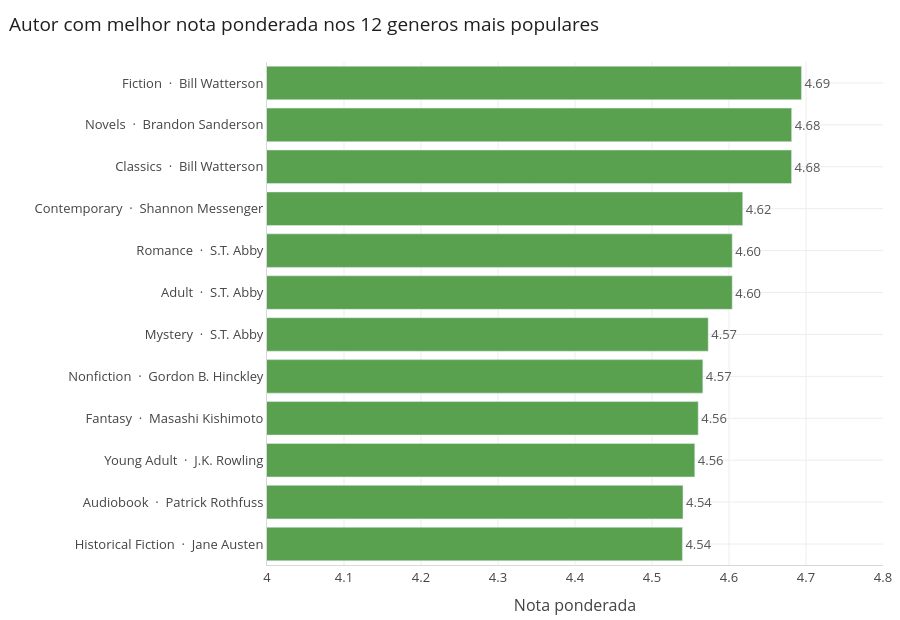

The notebook cell saved with this chart:
### Code cell
autores_plot = top_authors.sort_values("nota_ponderada").copy()
autores_plot["autor"] = autores_plot["author"].str.replace(r"\s*\(Goodreads Author\)", "", regex=True)
autores_plot["label"] = autores_plot["genres"] + "  ·  " + autores_plot["autor"].str.slice(0, 30)

fig = registrar(estilo(px.bar(
    autores_plot, x="nota_ponderada", y="label", orientation="h", text_auto=".2f",
    color_discrete_sequence=[VERDE],
), "Autor com melhor nota ponderada nos 12 generos mais populares", altura=620),
    "03-autores-por-genero")

fig.update_layout(xaxis_title="Nota ponderada", yaxis_title="")
fig.update_xaxes(range=[4.0, 4.8])
fig.update_traces(textposition="outside", textfont_color="#555")
fig.show()

### Figure 1 — Plotly figure (JSON) as saved in the notebook; plotly's stock layout.template omitted (floating-point values rounded to 4 significant figures)
{"data": [{"hovertemplate": "nota_ponderada=%{x}<br>label=%{y}<extra></extra>", "legendgroup": "", "marker": {"color": "#59A14F", "pattern": {"shape": ""}}, "name": "", "orientation": "h", "showlegend": false, "textfont": {"color": "#555"}, "textposition": "outside", "texttemplate": "%{x:.2f}", "type": "bar", "x": [4.54, 4.54, 4.556, 4.56, 4.566, 4.573, 4.604, 4.604, 4.618, 4.681, 4.681, 4.694], "xaxis": "x", "y": ["Historical Fiction  ·  Jane Austen", "Audiobook  ·  Patrick Rothfuss", "Young Adult  ·  J.K. Rowling", "Fantasy  ·  Masashi Kishimoto", "Nonfiction  ·  Gordon B. Hinckley", "Mystery  ·  S.T. Abby", "Adult  ·  S.T. Abby", "Romance  ·  S.T. Abby", "Contemporary  ·  Shannon Messenger", "Classics  ·  Bill Watterson", "Novels  ·  Brandon Sanderson", "Fiction  ·  Bill Watterson"], "yaxis": "y"}], "layout": {"barmode": "relative", "font": {"color": "#444", "size": 13}, "height": 620, "hoverlabel": {"bgcolor": "white", "font": {"size": 12}}, "legend": {"tracegroupgap": 0}, "margin": {"b": 8, "l": 8, "r": 8, "t": 62}, "paper_bgcolor": "white", "plot_bgcolor": "white", "title": {"font": {"color": "#1F1F1F", "size": 19}, "text": "Autor com melhor nota ponderada nos 12 generos mais populares", "x": 0.01, "xanchor": "left"}, "xaxis": {"anchor": "y", "domain": [0.0, 1.0], "gridcolor": "#EDEDED", "linecolor": "#D8D8D8", "range": [4.0, 4.8], "title": {"text": "Nota ponderada"}, "zeroline": false}, "yaxis": {"anchor": "x", "domain": [0.0, 1.0], "gridcolor": "#EDEDED", "linecolor": "#D8D8D8", "title": {"text": ""}, "zeroline": false}}}
